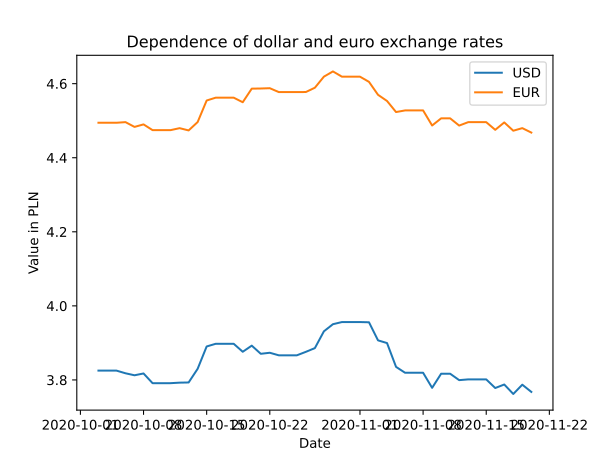

Here is the Python script that generated this plot:
import matplotlib.pyplot as plt


def draw_plot(currency1, currency1_date_list, currency1_rates_list,
              currency2, currency2_date_list, currency2_rates_list):
    fig = plt.subplot()
    fig.plot(currency1_date_list, currency1_rates_list, label=currency1)
    fig.plot(currency2_date_list, currency2_rates_list, label=currency2)

    fig.set_xlabel('Date')
    fig.set_ylabel('Value in PLN')

    plt.title('Dependence of dollar and euro exchange rates')

    plt.legend()
    plt.savefig("plot.svg")
    plt.show()
